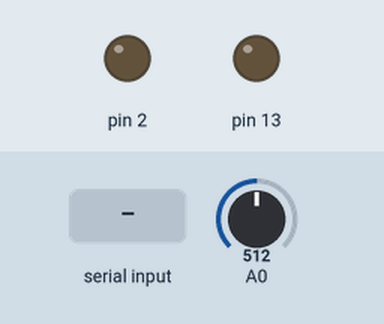
Simulated run of this sketch. Board: Arduino Uno, built with avr-gcc and run on an emulated ATmega328P. On the bench: output pins drawn as LEDs (lit = HIGH). Inputs (shaded band) come from the test bench; at power-on: A0 = 512. What the sketch prints to the serial monitor is not drawn.

Above: at 1.2 s.
1.3 s: "B\n" received over Serial
At 2.3 s:
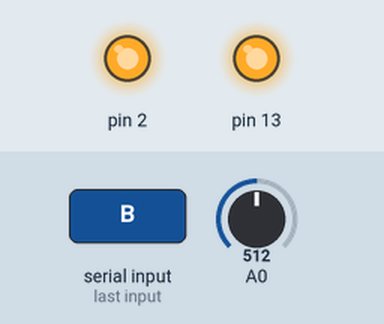
2.8 s: "C\n" received over Serial
At 3.4 s:
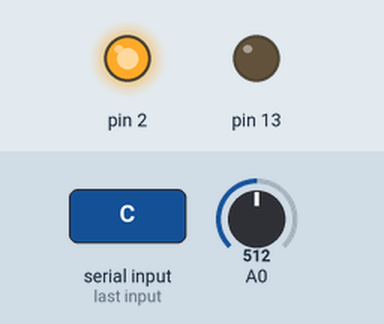
Timing chart, 0 to 5.8 s (numbered marks = the images above; inputs shaded):
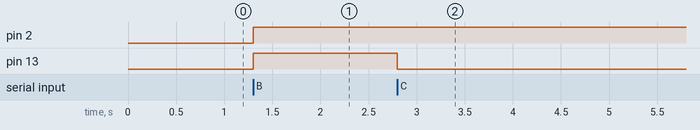

Measured:
- after the input at 1.3 s, pin 2, pin 13: LOW → HIGH at once
- after the input at 2.8 s, pin 13: HIGH → LOW at once

The sketch:

AnalogFrontEnd.ino
```cpp
/*  Team 21039: Radio Telescope
    Created 2020.10.22

    Arduino for handling Brake Solenoid and analog signal from the Anemometer

    Function: ADC analog IN -> pin A0
              Brake Control -> D2
			  On-site E-Stop Sense -> D8

*/

char Command = 0;

int wind = 0;

/* Using last 4 bit for Status
	bit 0: Brake Status(0: engaged; 1: released))
	bit 1: E-Stop Tripped(0: reset; 1: set, tripped)
	bit 2: AFE Status(0: disabled; 1: enabled)
	bit 3: Indicator Switch(0: off; 1: on)
*/

volatile unsigned char Status = 0b1000;

void setup() {

	// Upon power up, turn on the LED as Indicator
	pinMode(13, OUTPUT);
	digitalWrite(13, HIGH);

	// Use pin 2 for brake control
	pinMode(2, OUTPUT);
	digitalWrite(2, LOW);

	// Use pin 8 for E-Stop sensing
	pinMode(8, INPUT);
	digitalWrite(8, HIGH);

	// Set the analog reference voltage to default
	pinMode(A0, INPUT);
	analogReference(DEFAULT);

	Serial.setTimeout(100);
	Serial.begin(57600, SERIAL_8N2);

	// Keep sending a byte to host computer and wait for responds
	//WaitingHost();

	// Turn off indicator after a byte is received
	digitalWrite(13, LOW);
}

void loop() {
	// Get a byte from Serial line
	Serial.readBytes(&Command, 1);

	wind = map(analogRead(A0), 82, 470, 0, 33);
	Serial.print(wind);

	// 'A' received, return ADC value
	if ( Command == 'A' ) {

		// Refer to the Anemometer Datasheet for voltage mapping
		wind = map(analogRead(A0), 82, 470, 0, 33);
		//wind =analogRead(A0);

		Serial.print(wind);
		//Serial.print('\r');

		Status |= 0x0002;
	}

	// 'B' received, activate brakes
	else if ( Command == 'B' ) {

		digitalWrite(2, HIGH);
		digitalWrite(13, HIGH);

		Serial.print("Brakes Engaged\r");

		Status |= 0b0001;
	}

	// 'C' received, deactivate brakes
	else if ( Command == 'C' ) {

		digitalWrite(12, LOW);
		digitalWrite(13, LOW);

		Serial.print("Brakes Released\r");

		Status &= 0b1110;
	}

	//  'E', toggle LED Indicator
	else if ( Command == 'E') {
		Status ^= 0b1000;
	}

	//  'S', return AFE status
	else if ( Command == 'S') {
		Serial.print(String(Status, HEX));
		Serial.print('\r');
	}

	/*
	// Anything else
	else {
		Serial.println(Command);
	}
	*/

	// Clear command
	Command = 0;

	// Wait until data presents
	//while ( Serial.available() <= 0 );

}

/* Sends a byte to the Serial line every 20ms, until a byte is received */
void WaitingHost() {

	int _temp_ = 0;

	while ( (Serial.available() <= 0) ) {
	}

	// Empty the data
	_temp_ = Serial.read();

	Serial.print("AFE Active");

	Status = 0b1100;
}
```
